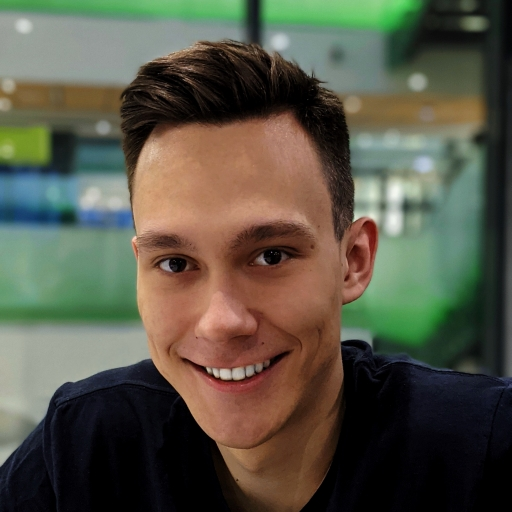
#> input picture me.JPG, 512 x 512 px
$ python main.py
#> lines starting #> are read from the running program, lines starting #| are printed output that depends on the picture
import numpy as np

import random
import cv2

PICTURE_SIZE = 512
POPULATION_SIZE = 64

sourceImage = cv2.imread("./me.JPG")
#> sourceImage is the input picture: shape (512, 512, 3); mean B, G, R 70.4, 85.6, 87.5


# function for mutation a chromosome
# return mutated chromosome
def mutate(chromosome):
    # the coordinate of new square
    square = (
        random.randint(0, 511), random.randint(0, 511)
    )

    # getting the color of the pixel with coordinate 'square' from source picfture
    color = sourceImage[square[1], square[0]]
    color = (
        int(color[0]),
        int(color[1]),
        int(color[2])
    )

    # generation of square size
    size = random.randint(5, 50)
    # drawing the square on picture
    chromosome[1] = cv2.rectangle(chromosome[1], square, (square[0] + size, square[1] + size), color, -1)
    # updating the difference from source image
    diff = get_difference(chromosome[1])
    chromosome[0] = diff
    return chromosome


# function for creation initial population
# return initial population
def create_init_population():
    # creation the clear image (just black background)
    _image = np.zeros((PICTURE_SIZE, PICTURE_SIZE, 3), np.uint8)
    # counting the difference from source image
    difference = get_difference(_image)
#> difference = 280.6
    # creation population of 64 identity chromosomes
    _population = np.array([[difference, _image] for _ in range(POPULATION_SIZE)], dtype="object")
    return _population


# updating the population by getting the 8 best ones and copying them 8 times
# return updated population
def selector(_population):
    # cutting of the population, remaining the best 8 ones
    _population = _population[_population[:, 0].argsort()][0:8]
    # copying the bests 8 times
    for i in range(56):
        diff = _population[i % 8][0]
        _image = _population[i % 8][1].copy()
        _population = np.append(_population, np.array([[diff, _image]], dtype="object"), axis=0)
    return _population


# fitness function
# return the difference _image from source image
def get_difference(_image):
    return np.sum((np.array(sourceImage) - np.array(_image)) **
                  2)/float(PICTURE_SIZE ** 2)


# making the mutation for whole population
# return mutated population
def mutate_population(_population):
    # updating each chromosome in population one by one
    for k in range(16):
        i = random.randint(0, 63)
        chromosome = mutate(_population[i])
        _population[i] = chromosome
    return _population


population = create_init_population()
# input of the number of iterations
x = int(input("Write the number of evolutions "))
#> the answer given: 3
image = []
# executing the iterations
while x != -1:
    # executing the proper number of iterations
    for i in range(x):
        # mutation and choosing the best ones
        population = mutate_population(population)
        population = selector(population)
#> this loop made 3 passes
    # show the result
    image = population[0][1]
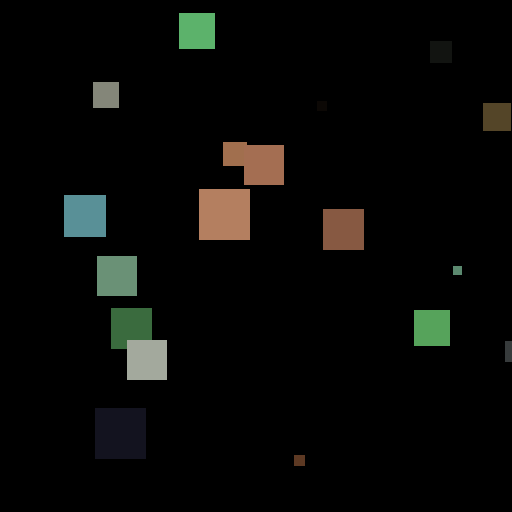
#> image: shape (512, 512, 3); mean of channels 0, 1, 2 6.9, 8.8, 8.3; drawn as B, G, R
    cv2.imshow("Image", image)
    cv2.waitKey(0)
    cv2.destroyAllWindows()
    x = int(input("Write the number of evolutions "))
#> the answer given: 3
#> the answer given: 3
#> the answer given: 3
#> the answer given: 3
#> the answer given: 3
#> (the run stopped early here; a loop or call above may not have finished)

$ run again, with Brown.jpg copied over me.JPG
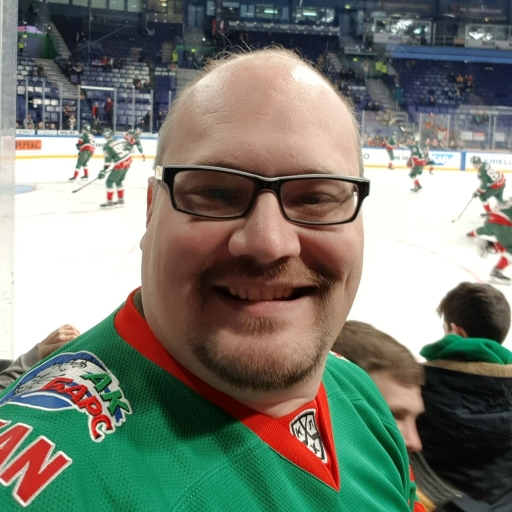
#> input picture Brown.jpg, 512 x 512 px
#> sourceImage is the input picture: shape (512, 512, 3); mean B, G, R 113.7, 124.7, 120.7
#> difference = 277.2
#> the loop `for i in range(x):` made 3 passes
#> `image = population[0][1]`:
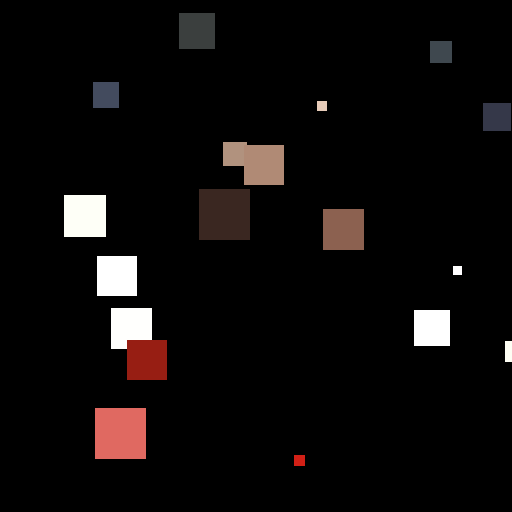
#> image: shape (512, 512, 3); mean of channels 0, 1, 2 10, 10.4, 13.1; drawn as B, G, R

$ run again, with head.jpg copied over me.JPG
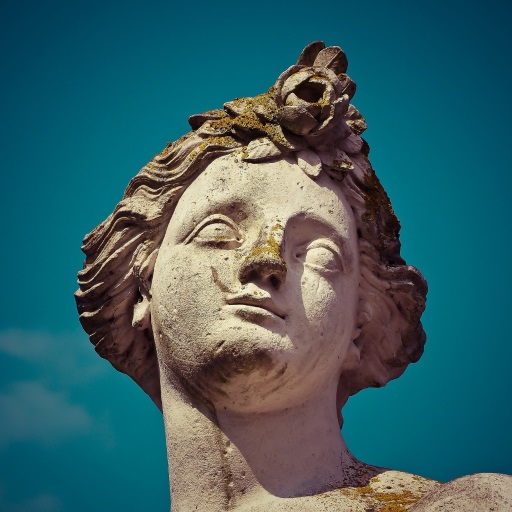
#> input picture head.jpg, 512 x 512 px
#> sourceImage is the input picture: shape (512, 512, 3); mean B, G, R 102.3, 97, 55.6
#> difference = 267.4
#> the loop `for i in range(x):` made 3 passes
#> `image = population[0][1]`:
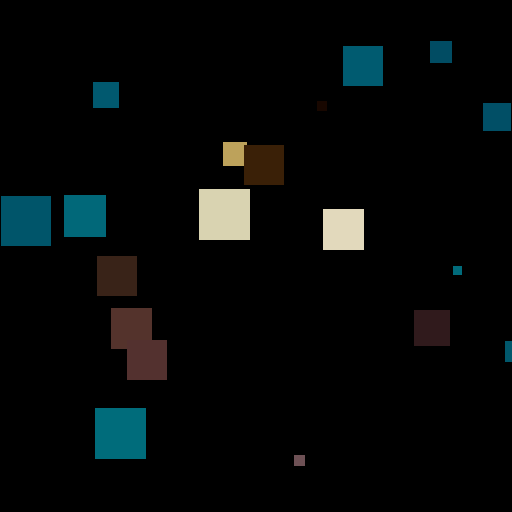
#> image: shape (512, 512, 3); mean of channels 0, 1, 2 8.6, 8.8, 6; drawn as B, G, R

$ run again, with pic1.JPG copied over me.JPG
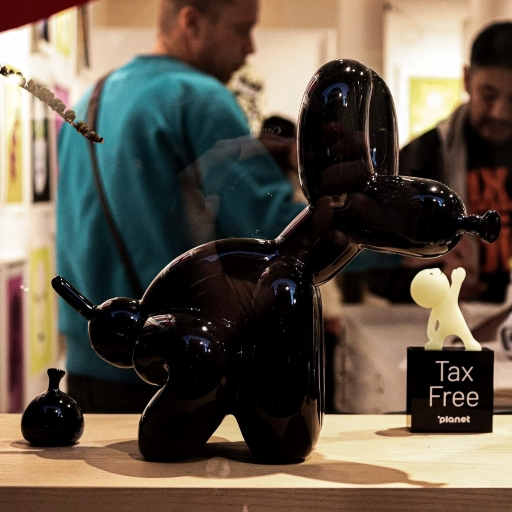
#> input picture pic1.JPG, 512 x 512 px
#> sourceImage is the input picture: shape (512, 512, 3); mean B, G, R 72.9, 86, 96.8
#> difference = 260.9
#> the loop `for i in range(x):` made 3 passes
#> `image = population[0][1]`:
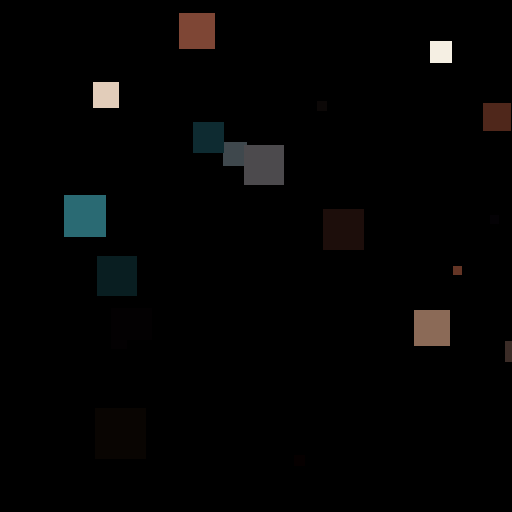
#> image: shape (512, 512, 3); mean of channels 0, 1, 2 3.6, 3.8, 3.9; drawn as B, G, R
